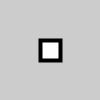
Frame 1 (no input)
Frame 60 (the mouse pressed at the canvas centre just before this capture): identical to frame 1, image omitted
Frame 120 (the mouse held since frame 60 and released just before this capture): identical to frame 1, image omitted

The Processing sketch that drew this single still picture (run headless with seeded random() and noise(); from frame 60 on, the mouse is pressed at the canvas centre):

// Processing sketch: _01
// ── _01.pde
// Draw a rectangle when any key is pressed
void setup() {
  size(100, 100);
  smooth();
  strokeWeight(4);
}

void draw() {
  background(204);
  if (keyPressed == true) { // If the key is pressed,
    line(20, 20, 80, 80); // draw a line
  } else { // Otherwise,
    rect(40, 40, 20, 20); // draw a rectangle
  }
}
